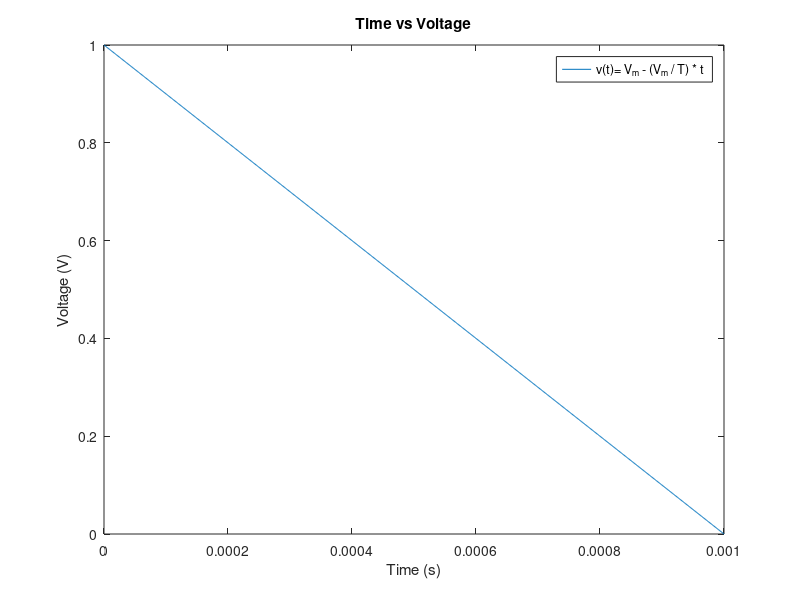
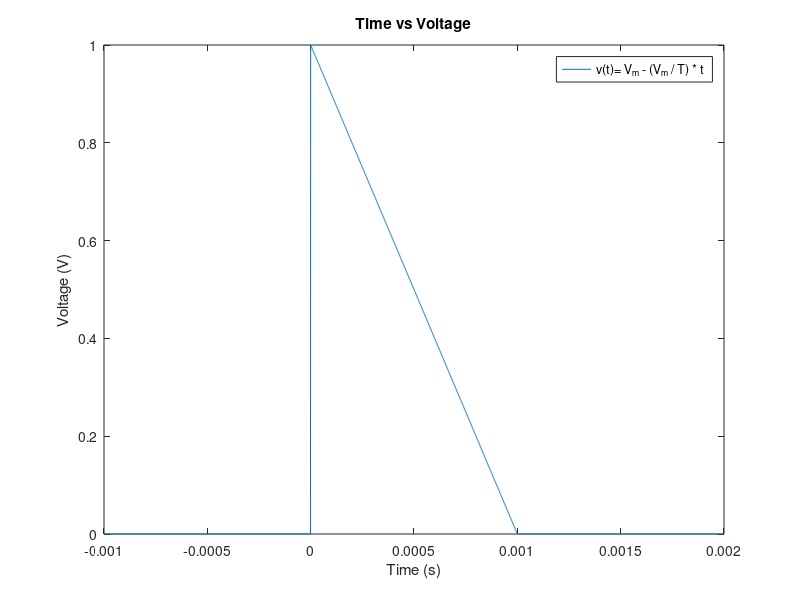
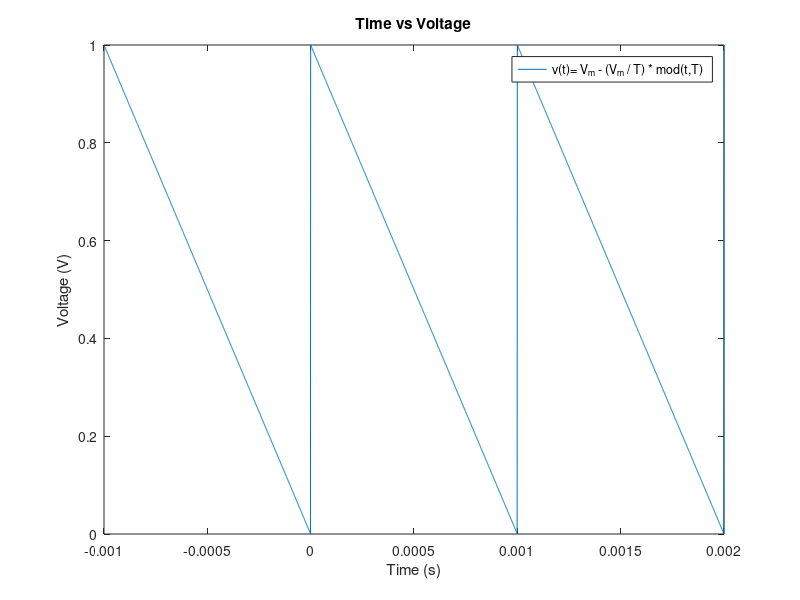

Write MATLAB code to recreate these figures, in order.
clear all
clc
close all

% Part 1
T = .001;
V_m = 1.0;
t = linspace(0,T,1001);
for n = 1:1001
    v(n) = V_m - (V_m / T) * t(n);
end
figure(1);
plot(t,v);
xlabel('Time (s)');
ylabel('Voltage (V)');
title('Time vs Voltage');
legend('v(t)= V_m - (V_m / T) * t');

% Part 2
t = linspace(-T,2*T,3001);
for n = 1:3001
    if (0 <= t(n) && t(n) <= T)
        v(n) = V_m - (V_m / T) * t(n);
    else
        v(n) = 0;
    end
end
figure(2);
plot(t,v);
xlabel('Time (s)');
ylabel('Voltage (V)');
title('Time vs Voltage');
legend('v(t)= V_m - (V_m / T) * t');

% Part 3
t = linspace(-T,2*T,3001);
for n = 1:3001
    v(n) = V_m - (V_m / T) * mod(t(n),T);
end
figure(3);
plot(t,v);
xlabel('Time (s)');
ylabel('Voltage (V)');
title('Time vs Voltage');
legend('v(t)= V_m - (V_m / T) * mod(t,T)');
